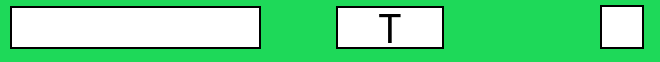
       <widget class="QWidget" name="key8" native="true">
        <property name="sizePolicy">
         <sizepolicy hsizetype="Preferred" vsizetype="Fixed">
          <horstretch>0</horstretch>
          <verstretch>0</verstretch>
         </sizepolicy>
        </property>
        <property name="minimumSize">
         <size>
          <width>0</width>
          <height>55</height>
         </size>
        </property>
        <property name="maximumSize">
         <size>
          <width>16777215</width>
          <height>90</height>
         </size>
        </property>
        <property name="cursor">
         <cursorShape>PointingHandCursor</cursorShape>
        </property>
        <property name="styleSheet">
         <string notr="true">background-color: rgb(30, 217, 89);
</string>
        </property>
        <widget class="QLineEdit" name="game_command8">
         <property name="geometry">
          <rect>
           <x>10</x>
           <y>6</y>
           <width>251</width>
           <height>43</height>
          </rect>
         </property>
         <property name="sizePolicy">
          <sizepolicy hsizetype="Expanding" vsizetype="Preferred">
           <horstretch>0</horstretch>
           <verstretch>0</verstretch>
          </sizepolicy>
         </property>
         <property name="minimumSize">
          <size>
           <width>0</width>
           <height>43</height>
          </size>
         </property>
         <property name="maximumSize">
          <size>
           <width>16777215</width>
           <height>16777215</height>
          </size>
         </property>
         <property name="font">
          <font>
           <family>Berlin Sans FB</family>
           <pointsize>20</pointsize>
          </font>
         </property>
         <property name="styleSheet">
          <string notr="true">background-color: rgb(255, 255, 255);
color: rgb(0, 0, 0);
border-style: solid;
border-width: 2px;
border-color: black;</string>
         </property>
         <property name="inputMask">
          <string notr="true"/>
         </property>
         <property name="maxLength">
          <number>16</number>
         </property>
         <property name="alignment">
          <set>Qt::AlignCenter</set>
         </property>
        </widget>
        <widget class="QLabel" name="key_8_name">
         <property name="geometry">
          <rect>
           <x>336</x>
           <y>6</y>
           <width>108</width>
           <height>43</height>
          </rect>
         </property>
         <property name="font">
          <font>
           <family>Berlin Sans FB</family>
           <pointsize>30</pointsize>
          </font>
         </property>
         <property name="styleSheet">
          <string notr="true">background-color: rgb(255, 255, 255);
border-style: solid;
border-width: 2px;
border-color: black;</string>
         </property>
         <property name="text">
          <string>T</string>
         </property>
         <property name="alignment">
          <set>Qt::AlignCenter</set>
         </property>
        </widget>
        <widget class="QCheckBox" name="checkBoxT">
         <property name="geometry">
          <rect>
           <x>600</x>
           <y>2</y>
           <width>51</width>
           <height>51</height>
          </rect>
         </property>
         <property name="styleSheet">
          <string notr="true">QCheckBox::indicator {
     width: 40px;
     height: 40px;
	border-style: solid;
    border-width: 2px;
    border-color: black;
}

QCheckBox::indicator:checked {
  background-color: rgb(7, 113, 240);
}
QCheckBox::indicator:unchecked {
    background-color: rgb(255, 255, 255);
}
</string>
         </property>
         <property name="text">
          <string/>
         </property>
         <property name="iconSize">
          <size>
           <width>23</width>
           <height>28</height>
          </size>
         </property>
         <property name="checkable">
          <bool>true</bool>
         </property>
        </widget>
       </widget>
